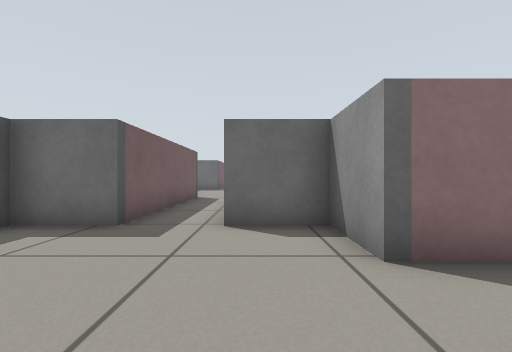
view 1 (above)

24 first-person views from a walk through a world built for the Gazebo simulator. The camera is 0.47 m above the floor, looks level and sees 90° across. The floor is counted in squares, 0.5 m on a side. Each view is taken from the middle of a square. On the plan, view 1 faces up. The plan holds only what a view shows up to about 10 squares ahead; the rest is blank.

view 2
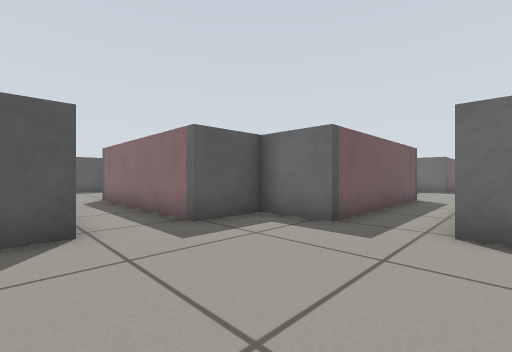

view 3
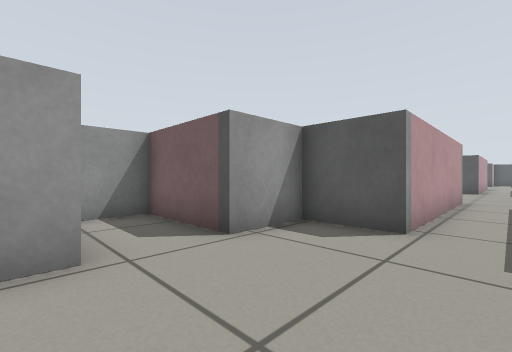

view 4
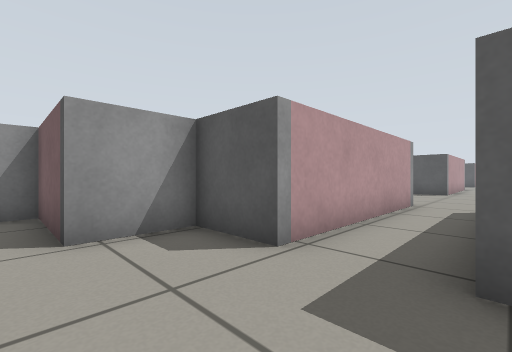

view 5
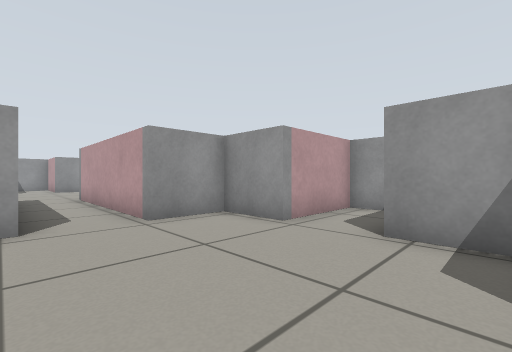

view 6
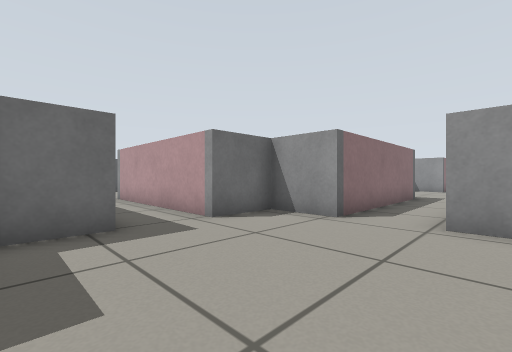

view 7
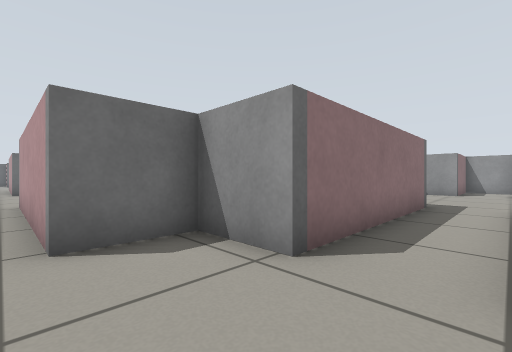

view 8
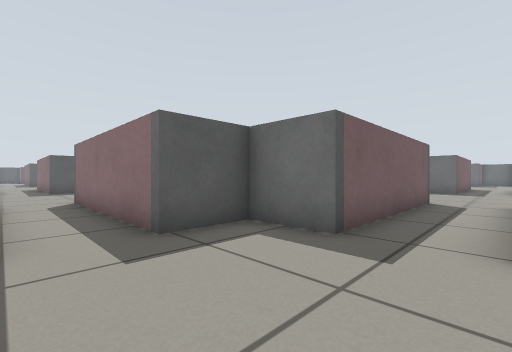

view 9
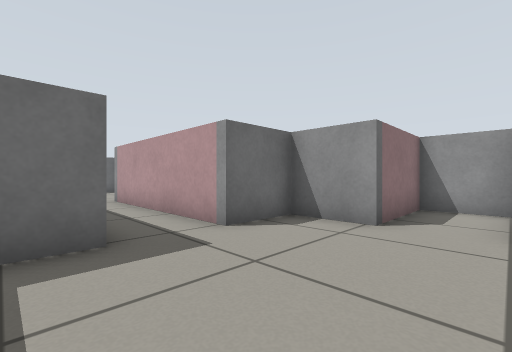

view 10
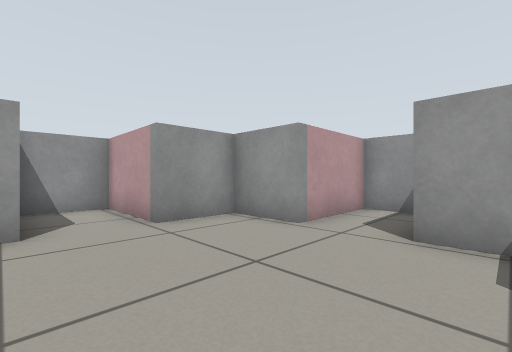

view 11
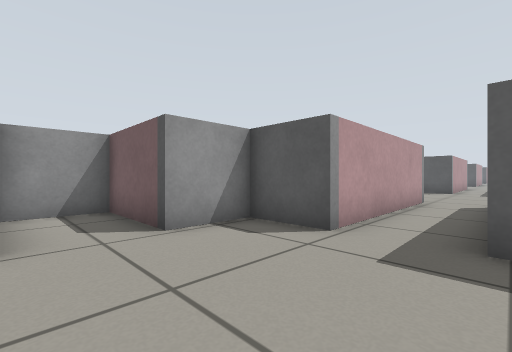

view 12
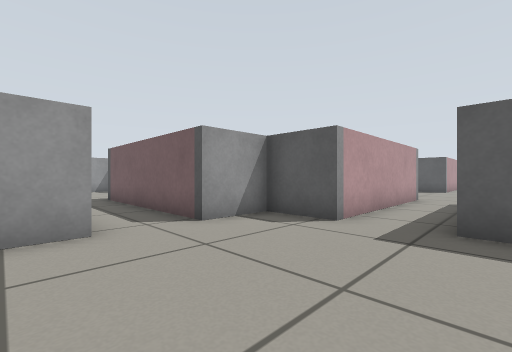

view 13
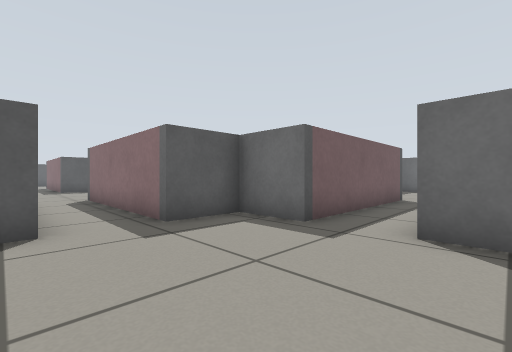

view 14
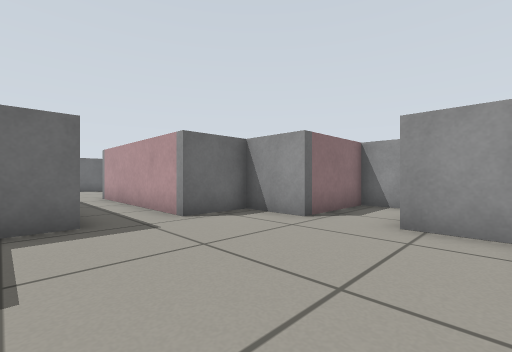

view 15
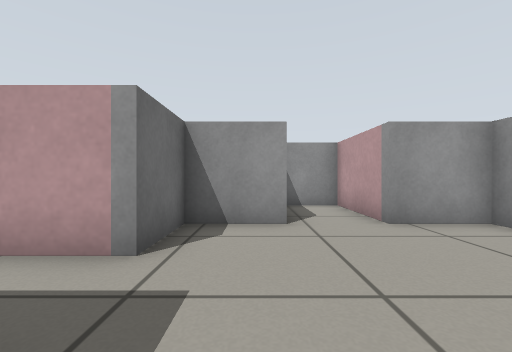

view 16
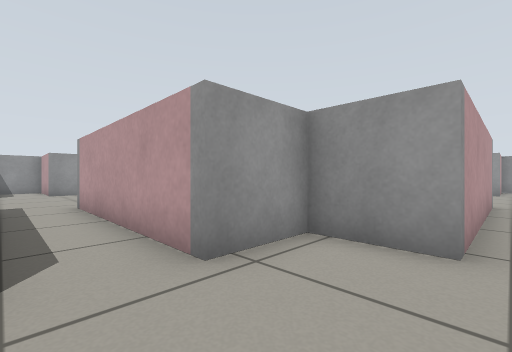

view 17
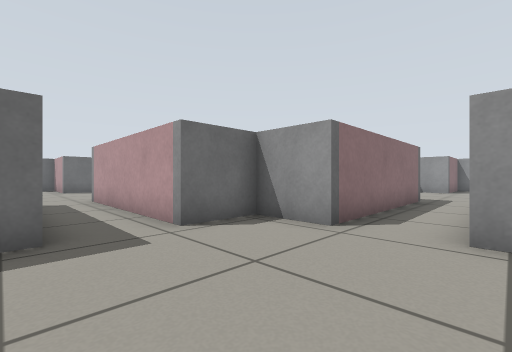

view 18
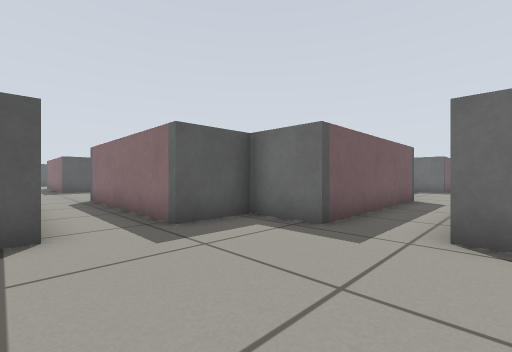

view 19
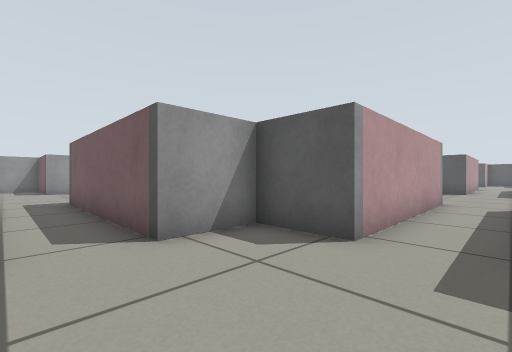

view 20
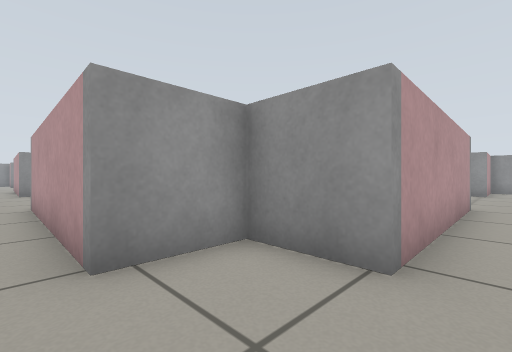

view 21
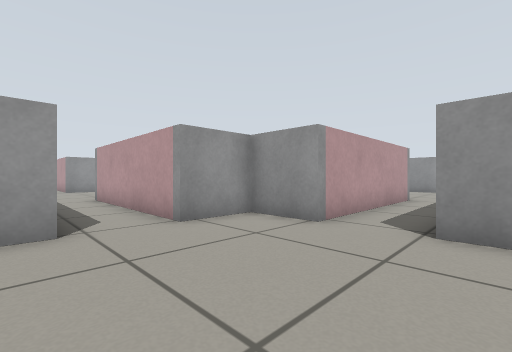

view 22
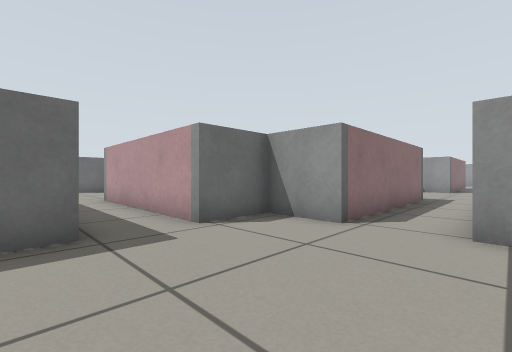

view 23
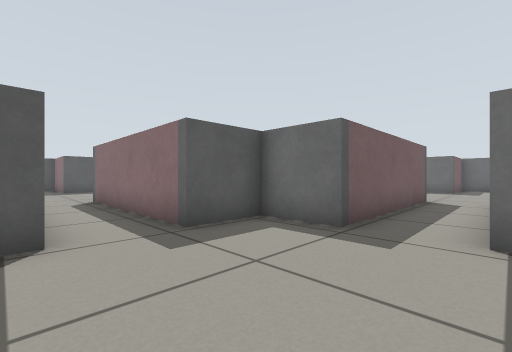

view 24
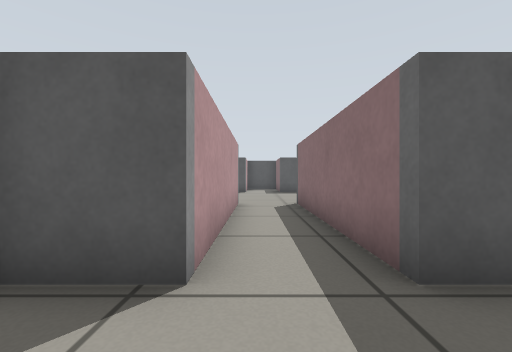

### Floor plan
Key: @ floor where view 1 was taken; # wall or solid block; . floor; B grey box; O other object.
Columns run from 25 left of view 1 to 17 right of it. Each row starts with its distance up from view 1.
 25           ..           ..
 24          OO.BB       OO.OOO       BB
 23           #.#         #.#          #.#
 22           #.#         #.#          #.#
 21           #.#         #.#          #.#
 20           #.#         #.#          #.#
 19           #.#         #.#          #.#
 18         BB#.#BB     BB#.#BB      BB#.#BB
 17  BB     BB..BBB     BBB..BBB     BBB.BBB
 16  B      B.....B     B.....BB     B.....B
 15 ..######......B######......######B.....B##B
 14 ..........................................B
 13  O######B.....B######.....B######B.....B###
 12  OO     B.....B     B.....BB     B.....B
 11         BB#.#BB     BB#.#BBB     BB#.#BB
 10            .#         #.#          #.#
  9            .#         #.#          #.#
  8            .#         #.#          #.#
  7            .#         #.#          #.#
  6            .#         #.#          #.#
  5            .#OO     BBB.BBBB     BB#.#BB
  4            .. O     B.....BB     B.....B
  3            .. #######.....B######B.....B###
  2            ...............................B
  1            ...B######......######B.....B###
  0               B     B....@BB     B.....B
 -1               B     BBB..BBB     BBB.BBB
 -2                       #.#          #.#
 -3                       #.#          #.#
 -4                       #BB          #B#
 -5                        BB           B

Positions as (right, up) in squares from view 1, and headings:
1: (0, 0), facing up
2: (0, 0), facing up-left
3: (0, 2), facing down-left
4: (-2, 3), facing down-left
5: (-4, 3), facing down-right
6: (-4, 0), facing up-right
7: (-1, 1), facing up-right
8: (12, 1), facing up-left
9: (9, 1), facing up-right
10: (9, 3), facing down-right
11: (12, 3), facing down-left
12: (13, 16), facing down-left
13: (13, 13), facing up-left
14: (9, 12), facing up-right
15: (9, 16), facing right
16: (-1, 15), facing down-right
17: (-3, 13), facing up-right
18: (0, 13), facing up-left
19: (-1, 15), facing down-left
20: (-14, 14), facing down-right
21: (-16, 16), facing down-right
22: (-16, 13), facing up-right
23: (-13, 13), facing up-left
24: (-15, 14), facing left
